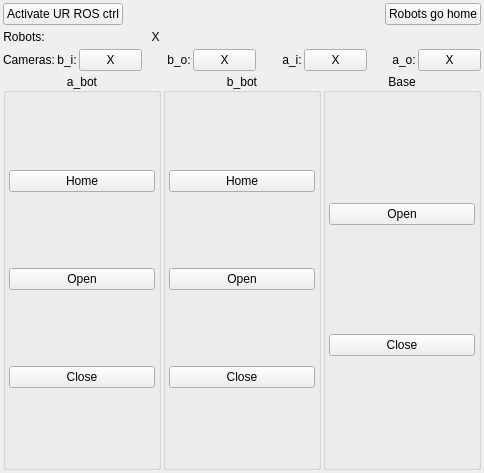
<?xml version="1.0" encoding="UTF-8"?>
<ui version="4.0">
 <class>osxSetupPanel</class>
 <widget class="QWidget" name="osxSetupPanel">
  <property name="enabled">
   <bool>true</bool>
  </property>
  <property name="geometry">
   <rect>
    <x>0</x>
    <y>0</y>
    <width>484</width>
    <height>473</height>
   </rect>
  </property>
  <property name="windowTitle">
   <string>Form</string>
  </property>
  <layout class="QVBoxLayout" name="verticalLayout">
   <property name="spacing">
    <number>2</number>
   </property>
   <property name="leftMargin">
    <number>3</number>
   </property>
   <property name="topMargin">
    <number>3</number>
   </property>
   <property name="rightMargin">
    <number>3</number>
   </property>
   <property name="bottomMargin">
    <number>3</number>
   </property>
   <item>
    <layout class="QHBoxLayout" name="general_group">
     <item>
      <widget class="QPushButton" name="button_activate_ros_control">
       <property name="text">
        <string>Activate UR ROS ctrl</string>
       </property>
      </widget>
     </item>
     <item>
      <spacer name="horizontalSpacer">
       <property name="orientation">
        <enum>Qt::Horizontal</enum>
       </property>
       <property name="sizeHint" stdset="0">
        <size>
         <width>40</width>
         <height>20</height>
        </size>
       </property>
      </spacer>
     </item>
     <item>
      <widget class="QPushButton" name="button_robots_home">
       <property name="text">
        <string>Robots go home</string>
       </property>
      </widget>
     </item>
    </layout>
   </item>
   <item>
    <layout class="QHBoxLayout" name="status_group">
     <property name="spacing">
      <number>2</number>
     </property>
     <item>
      <widget class="QLabel" name="robots_online_fixed_label">
       <property name="text">
        <string>Robots:</string>
       </property>
       <property name="alignment">
        <set>Qt::AlignCenter</set>
       </property>
      </widget>
     </item>
     <item>
      <widget class="QLabel" name="label_robots_online">
       <property name="sizePolicy">
        <sizepolicy hsizetype="MinimumExpanding" vsizetype="Maximum">
         <horstretch>0</horstretch>
         <verstretch>0</verstretch>
        </sizepolicy>
       </property>
       <property name="minimumSize">
        <size>
         <width>15</width>
         <height>0</height>
        </size>
       </property>
       <property name="text">
        <string>X</string>
       </property>
       <property name="alignment">
        <set>Qt::AlignCenter</set>
       </property>
      </widget>
     </item>
     <item>
      <spacer name="horizontalSpacer_2">
       <property name="orientation">
        <enum>Qt::Horizontal</enum>
       </property>
       <property name="sizeHint" stdset="0">
        <size>
         <width>40</width>
         <height>20</height>
        </size>
       </property>
      </spacer>
     </item>
    </layout>
   </item>
   <item>
    <layout class="QHBoxLayout" name="camera_status_group">
     <property name="spacing">
      <number>2</number>
     </property>
     <item>
      <widget class="QLabel" name="cameras_label">
       <property name="text">
        <string>Cameras:</string>
       </property>
       <property name="alignment">
        <set>Qt::AlignCenter</set>
       </property>
      </widget>
     </item>
     <item>
      <widget class="QLabel" name="label_b_inside_cam_fixed">
       <property name="sizePolicy">
        <sizepolicy hsizetype="MinimumExpanding" vsizetype="Maximum">
         <horstretch>0</horstretch>
         <verstretch>0</verstretch>
        </sizepolicy>
       </property>
       <property name="text">
        <string>b_i:</string>
       </property>
       <property name="alignment">
        <set>Qt::AlignCenter</set>
       </property>
      </widget>
     </item>
     <item>
      <widget class="QPushButton" name="button_b_bot_inside_camera">
       <property name="sizePolicy">
        <sizepolicy hsizetype="Minimum" vsizetype="Fixed">
         <horstretch>0</horstretch>
         <verstretch>0</verstretch>
        </sizepolicy>
       </property>
       <property name="minimumSize">
        <size>
         <width>10</width>
         <height>0</height>
        </size>
       </property>
       <property name="text">
        <string>X</string>
       </property>
      </widget>
     </item>
     <item>
      <spacer name="horizontalSpacer_3">
       <property name="orientation">
        <enum>Qt::Horizontal</enum>
       </property>
       <property name="sizeHint" stdset="0">
        <size>
         <width>40</width>
         <height>20</height>
        </size>
       </property>
      </spacer>
     </item>
     <item>
      <widget class="QLabel" name="label_b_outside_cam_fixed">
       <property name="text">
        <string>b_o:</string>
       </property>
       <property name="alignment">
        <set>Qt::AlignCenter</set>
       </property>
      </widget>
     </item>
     <item>
      <widget class="QPushButton" name="button_b_bot_outside_camera">
       <property name="minimumSize">
        <size>
         <width>10</width>
         <height>0</height>
        </size>
       </property>
       <property name="text">
        <string>X</string>
       </property>
      </widget>
     </item>
     <item>
      <spacer name="horizontalSpacer_5">
       <property name="orientation">
        <enum>Qt::Horizontal</enum>
       </property>
       <property name="sizeHint" stdset="0">
        <size>
         <width>40</width>
         <height>20</height>
        </size>
       </property>
      </spacer>
     </item>
     <item>
      <widget class="QLabel" name="label_a_inside_cam_fixed">
       <property name="text">
        <string>a_i:</string>
       </property>
       <property name="alignment">
        <set>Qt::AlignCenter</set>
       </property>
      </widget>
     </item>
     <item>
      <widget class="QPushButton" name="button_a_bot_inside_camera">
       <property name="minimumSize">
        <size>
         <width>10</width>
         <height>0</height>
        </size>
       </property>
       <property name="text">
        <string>X</string>
       </property>
      </widget>
     </item>
     <item>
      <spacer name="horizontalSpacer_6">
       <property name="orientation">
        <enum>Qt::Horizontal</enum>
       </property>
       <property name="sizeHint" stdset="0">
        <size>
         <width>40</width>
         <height>20</height>
        </size>
       </property>
      </spacer>
     </item>
     <item>
      <widget class="QLabel" name="label_a_outside_cam_fixed">
       <property name="text">
        <string>a_o:</string>
       </property>
       <property name="alignment">
        <set>Qt::AlignCenter</set>
       </property>
      </widget>
     </item>
     <item>
      <widget class="QPushButton" name="button_a_bot_outside_camera">
       <property name="sizePolicy">
        <sizepolicy hsizetype="Minimum" vsizetype="Fixed">
         <horstretch>0</horstretch>
         <verstretch>0</verstretch>
        </sizepolicy>
       </property>
       <property name="minimumSize">
        <size>
         <width>10</width>
         <height>0</height>
        </size>
       </property>
       <property name="text">
        <string>X</string>
       </property>
      </widget>
     </item>
    </layout>
   </item>
   <item>
    <layout class="QHBoxLayout" name="robots_group">
     <property name="spacing">
      <number>2</number>
     </property>
     <item>
      <widget class="QGroupBox" name="a_bot_group">
       <property name="title">
        <string>a_bot</string>
       </property>
       <property name="alignment">
        <set>Qt::AlignCenter</set>
       </property>
       <property name="flat">
        <bool>false</bool>
       </property>
       <layout class="QHBoxLayout" name="horizontalLayout_4">
        <property name="leftMargin">
         <number>3</number>
        </property>
        <property name="topMargin">
         <number>3</number>
        </property>
        <property name="rightMargin">
         <number>3</number>
        </property>
        <property name="bottomMargin">
         <number>3</number>
        </property>
        <item>
         <layout class="QVBoxLayout" name="verticalLayout_a_bot">
          <property name="spacing">
           <number>2</number>
          </property>
          <item>
           <widget class="QPushButton" name="button_home_a_bot">
            <property name="minimumSize">
             <size>
              <width>40</width>
              <height>0</height>
             </size>
            </property>
            <property name="text">
             <string>Home</string>
            </property>
           </widget>
          </item>
          <item>
           <widget class="QPushButton" name="button_open_gripper_a">
            <property name="minimumSize">
             <size>
              <width>40</width>
              <height>0</height>
             </size>
            </property>
            <property name="text">
             <string>Open</string>
            </property>
           </widget>
          </item>
          <item>
           <widget class="QPushButton" name="button_close_gripper_a">
            <property name="minimumSize">
             <size>
              <width>40</width>
              <height>0</height>
             </size>
            </property>
            <property name="text">
             <string>Close</string>
            </property>
           </widget>
          </item>
         </layout>
        </item>
       </layout>
      </widget>
     </item>
     <item>
      <widget class="QGroupBox" name="b_bot_group">
       <property name="title">
        <string>b_bot</string>
       </property>
       <property name="alignment">
        <set>Qt::AlignCenter</set>
       </property>
       <property name="flat">
        <bool>false</bool>
       </property>
       <layout class="QHBoxLayout" name="horizontalLayout_5">
        <property name="leftMargin">
         <number>3</number>
        </property>
        <property name="topMargin">
         <number>3</number>
        </property>
        <property name="rightMargin">
         <number>3</number>
        </property>
        <property name="bottomMargin">
         <number>3</number>
        </property>
        <item>
         <layout class="QVBoxLayout" name="verticalLayout_b_bot">
          <property name="spacing">
           <number>2</number>
          </property>
          <item>
           <widget class="QPushButton" name="button_home_b_bot">
            <property name="minimumSize">
             <size>
              <width>40</width>
              <height>0</height>
             </size>
            </property>
            <property name="text">
             <string>Home</string>
            </property>
           </widget>
          </item>
          <item>
           <widget class="QPushButton" name="button_open_gripper_b">
            <property name="minimumSize">
             <size>
              <width>40</width>
              <height>0</height>
             </size>
            </property>
            <property name="text">
             <string>Open</string>
            </property>
           </widget>
          </item>
          <item>
           <widget class="QPushButton" name="button_close_gripper_b">
            <property name="minimumSize">
             <size>
              <width>40</width>
              <height>0</height>
             </size>
            </property>
            <property name="text">
             <string>Close</string>
            </property>
           </widget>
          </item>
         </layout>
        </item>
       </layout>
      </widget>
     </item>
     <item>
      <widget class="QGroupBox" name="base_plate_fixation_group">
       <property name="title">
        <string>Base</string>
       </property>
       <property name="alignment">
        <set>Qt::AlignCenter</set>
       </property>
       <layout class="QHBoxLayout" name="horizontalLayout_2">
        <property name="leftMargin">
         <number>3</number>
        </property>
        <property name="topMargin">
         <number>3</number>
        </property>
        <property name="rightMargin">
         <number>3</number>
        </property>
        <property name="bottomMargin">
         <number>3</number>
        </property>
        <item>
         <layout class="QVBoxLayout" name="layout_position">
          <property name="spacing">
           <number>2</number>
          </property>
          <item>
           <widget class="QPushButton" name="button_open_base_fixation">
            <property name="minimumSize">
             <size>
              <width>40</width>
              <height>0</height>
             </size>
            </property>
            <property name="text">
             <string>Open</string>
            </property>
           </widget>
          </item>
          <item>
           <widget class="QPushButton" name="button_close_base_fixation">
            <property name="minimumSize">
             <size>
              <width>40</width>
              <height>0</height>
             </size>
            </property>
            <property name="text">
             <string>Close</string>
            </property>
           </widget>
          </item>
         </layout>
        </item>
       </layout>
      </widget>
     </item>
    </layout>
   </item>
  </layout>
 </widget>
 <resources/>
 <connections/>
</ui>
